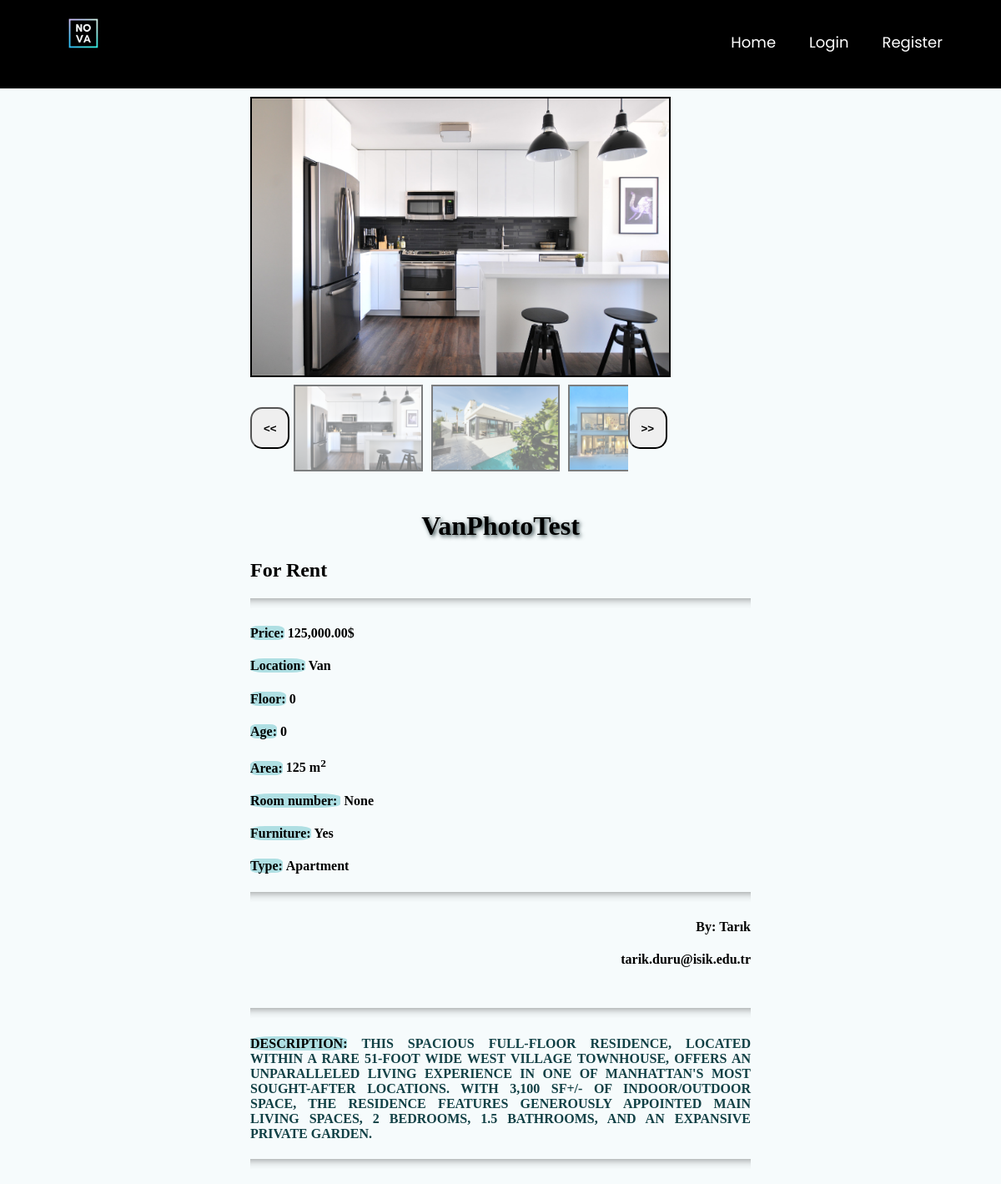
The page /product_details/60 on the database as committed earlier.
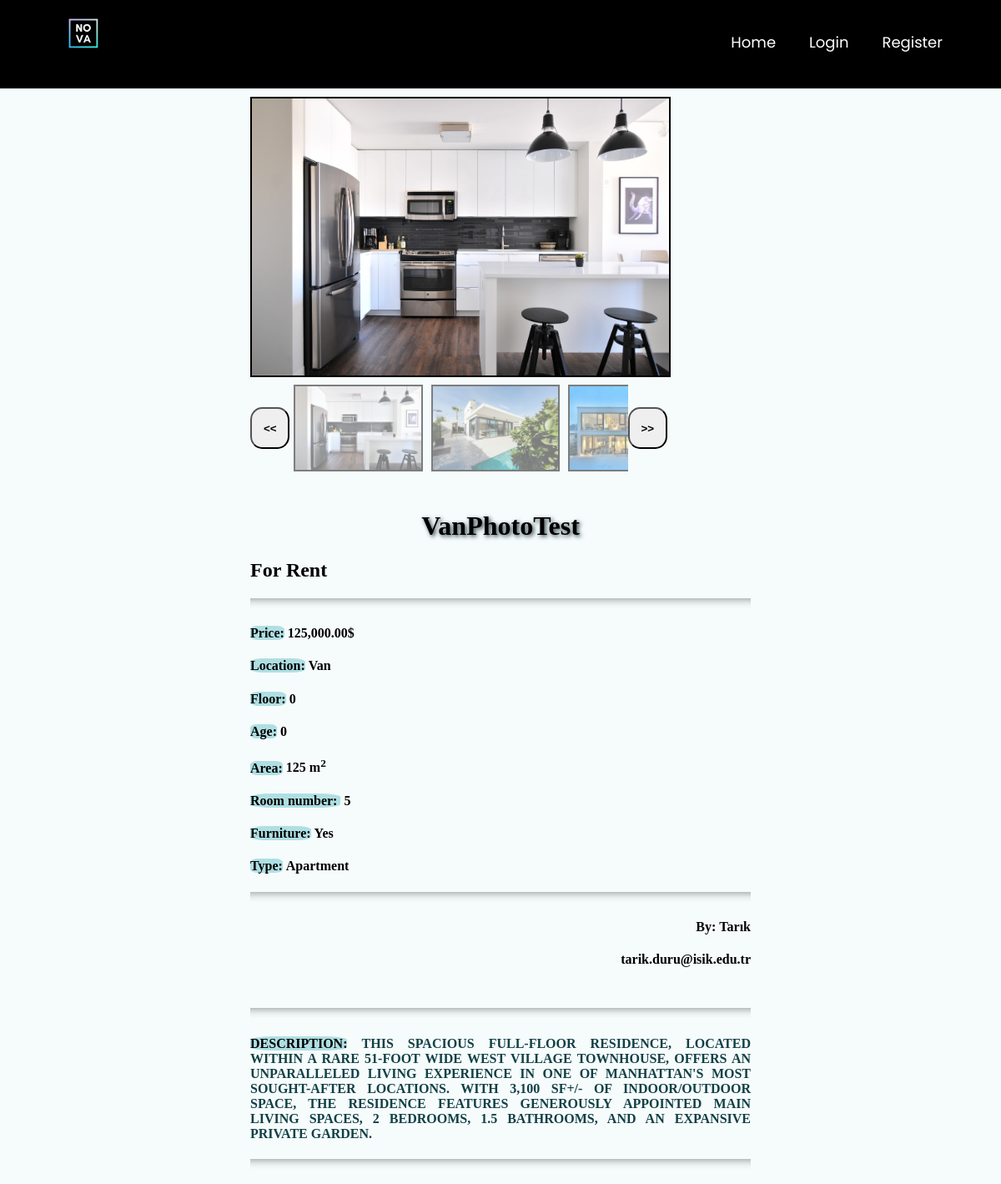
The same page on the database as committed later.
### main/models.py (models this page shows, shortened)
class Post(models.Model):
    ouruser = models.ForeignKey(ourUser, null=True, on_delete=models.CASCADE)
    post_title = models.CharField(max_length=255,null=True)
    post_description = models.TextField()
    price = models.DecimalField(decimal_places=2 , max_digits=12)
    location = models.CharField(max_length=255,null=True,choices=city)
    postType = models.CharField(choices=RorS , max_length=50, null=True , default='For Sale')
    floor = models.DecimalField(decimal_places=0 , max_digits=3 ,null=True)
    building_age = models.DecimalField(decimal_places=0, max_digits=2 , null=True)
    area = models.DecimalField(decimal_places=0,max_digits=4 ,null=True)
    isFurniture = models.CharField(choices=Furniture ,null=True,max_length=50,default="No")
    building_type = models.CharField(choices=b_types ,null=True ,max_length=50)
    room = models.DecimalField(decimal_places=0 , max_digits=3 ,null=True)

class ourUser(models.Model):
    user = models.OneToOneField(User, null=True, on_delete=models.CASCADE)  # relation with django's user # will be implemented later
    username = models.CharField(max_length=255,null=True)
    first_name = models.CharField(max_length=255,null=True)
    last_name = models.CharField(max_length=255,null=True)
    email = models.EmailField(max_length=254)

### main/views.py (the view)
# urls.py: path('product_details/<int:pk>', views.productdetails, name="product_details"),
def productdetails(request, pk):
    posts = Post.objects.get(id=pk)
    pimage = PostImages.objects.filter(gallery=posts)
    return render(request, 'main/product_details.html', { 'posts':posts ,'pimage':pimage} )

### main/templates/main/product_details.html (shortened to what this page needs)
<!DOCTYPE html>
{% extends 'main/mainpage.html' %}
{% load static %}
{% load humanize %}
{% block content %}
<html>
<body>
	<div class="bg ">
	<div id="content-wrapper">
		<div class="column">
			<img id=featured src="{% static pimage.first.image.url %}">
			<div id="slide-wrapper"  >
				<button id="slideLeft" class="arrow " > <b><<</b> </button>
				<div id="slider" >
					{% for i in pimage %}
    					<img class="thumbnail" src="{% static i.image.url %}" width="500" height="333">
					{% endfor %}
				</div>
				<button id="slideRight" class="arrow " > <b>>></b> </button>
			</div>
		</div>
		<div class="column ">
			<h1>{{posts.post_title}}</h1>
			<h2>{{posts.postType}}</h2>
			<hr>
			<h4 ><mark>Price:</mark>&nbsp;{{posts.price|intcomma}}$</h4>
			<h4 ><mark>Location:</mark>&nbsp;{{posts.location}}</h4>
			<h4 ><mark>Floor:</mark>&nbsp;{{posts.floor}}</h4>
			<h4 ><mark>Age:</mark>&nbsp;{{posts.building_age}}</h4>
			<h4 ><mark>Area:</mark>&nbsp;{{posts.area}} m<sup>2</sup></h4>
			<h4 ><mark>Room number: </mark>&nbsp;{{ posts.room }}</h4>
			<h4 ><mark>Furniture:</mark>&nbsp;{{posts.isFurniture}}</h4>
			<h4 ><mark>Type:</mark>&nbsp;{{posts.building_type}}</h4>
			<hr>
			<h4 style="text-align: right;">By:&nbsp;{{posts.ouruser.first_name}}</h4>
			<h4 style="text-align: right;">&nbsp;{{posts.ouruser.email}}</h4>
		</div>
		<div class="column ">
			<hr>
			<h4 class="des"  ><mark>Description:</mark>&nbsp;{{posts.post_description}}</h4>
			<hr>
		</div>
	</div>
	</div>
</body>
{% endblock %}

Rows that differ between the two databases and show on the page:
changed Post "VanPhotoTest": room "None" → "5"
